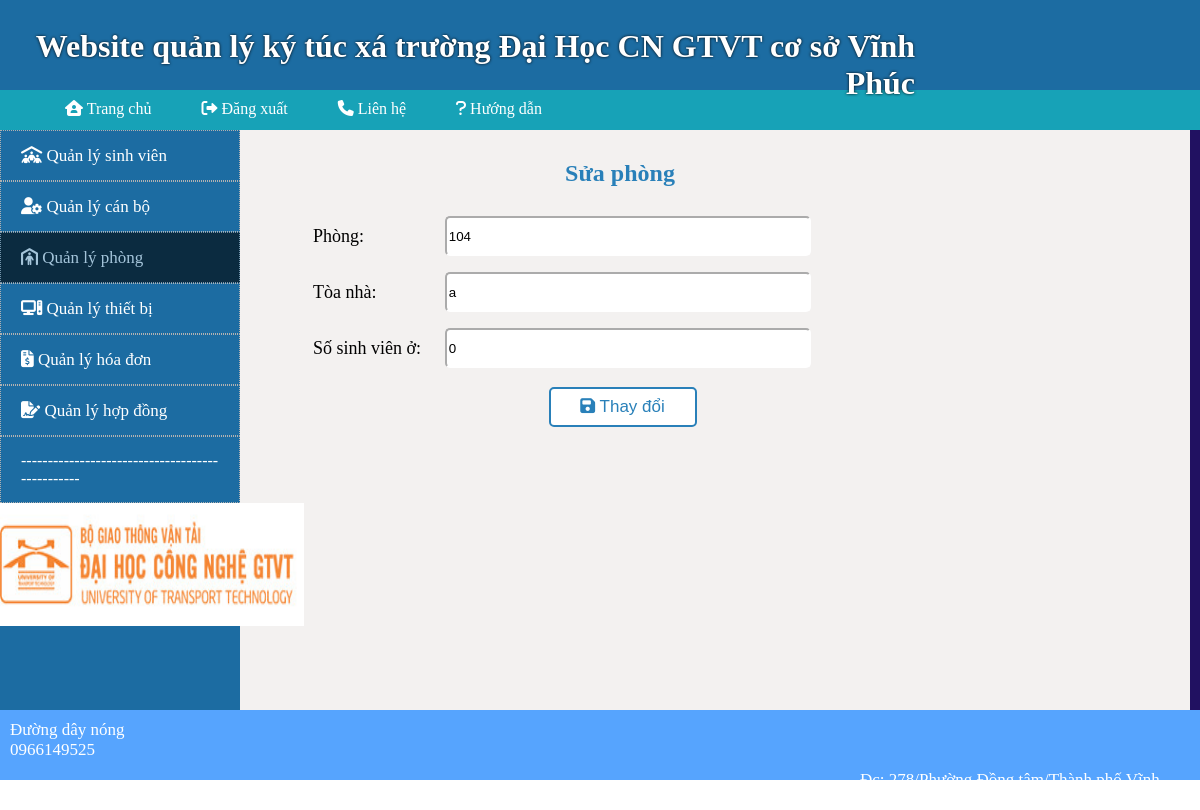
Page /Qlphong/Sua_phong/104/a (signed in) on the committed database.
### tables this page shows
CREATE TABLE `phong` (
  `phong` int(11) NOT NULL,
  `toanha` varchar(50) NOT NULL,
  `sosvo` int(11) NOT NULL
);

### MVC/Core/Controller.php (called while the page is built, shortened)
<?php
class Controller{
	public function model($model){
		return new $model;
	}
	public function view($view,$data=[]){
        require_once "./MVC/views/".$view.".php";
    }
}
?>

### MVC/Controllers/Qlphong.php (called while the page is built, shortened)
<?php
class Qlphong extends Controller{
    public $tk;
    function __construct()
    {
        $this->tk=$this->model("Model_qlphong");
    }
    function Sua_phong($phg,$tnh){
		$this->view('ViewMaster',[
			'page_find_phong'=>'Suaphong_view',
			'dl'=>$this->tk->phong_tk($phg,$tnh,'')
		]);
	}
}
?>

### MVC/Core/App.php (called while the page is built, shortened)
<?php
class App{
	protected $action="TrangChu";
	function __construct(){
		$arr = $this->urlProcessor();
		if(file_exists("./MVC/Controllers/".$arr[0].".php")){
			$this->controller=$arr[0];
			unset($arr[0]);
		}
		$this->controller = new $this->controller;
		if(isset($arr[1])){
			if(method_exists($this->controller,$arr[1])){
				$this->action = $arr[1];
			}
			unset($arr[1]);
		}
		$this->params=$arr?array_values($arr):[];
		call_user_func_array([$this->controller,$this->action],$this->params);
	}
	function urlProcessor(){
		if(isset($_GET["url"])){
			$url=filter_var(trim($_GET["url"],"/"));
			$url=explode("/", $url);
			return $url;
		}
	}
}
?>

### index.php (called while the page is built, shortened)
<?php
$myApp = new App();
?>

### MVC/Core/ConnectDB.php (called while the page is built, shortened)
<?php
class ConnectDB{
    protected $server = "localhost";
    protected $user = "root";
    protected $password ="";
    function __construct(){
        $this->con = mysqli_connect($this->server,$this->user,$this->password);
    }
}
?>

### MVC/Models/Model_qlphong.php (called while the page is built, shortened)
<?php
class Model_qlphong extends ConnectDB{
    function phong_tk($phg,$tnh,$sosvo){
		$sql = "SELECT * FROM phong
		WHERE phong like '%$phg%' AND toanha like '%$tnh%' AND sosvo like '%$sosvo%'";
		return mysqli_query($this->con,$sql);
	}
}
?>

### MVC/Views/Pages/View_qlphong/Suaphong_view.php (the view, shortened to what this page needs)
<?php
if(isset($data['dl'])){
    $kq=$data['dl'];
    while ($row=mysqli_fetch_array($kq)){
        $phg = $row['phong'];
        $tnh = $row['toanha'];
        $soluongsv = $row['sosvo'];
    }
}
?>
<!DOCTYPE html>
<html lang="en">
<head>
</head>
<body>
    <form method="POST" action="http://localhost/New-MVC/Qlphong/Update_phong">
        <table>
            <caption><h2 style="color: #2980B9;">Sửa phòng</h2></caption>
            <tr>
                <td class="col1">
                    <label>Phòng: </label>
                </td>
                <td class="col2">
                    <input class="input" type="text"  name="txtphong" value="<?php echo (isset($data["phg"]))?$data["phg"]:$phg; ?>"/>
                </td>
            </tr>
            <tr>
                <td class="col1">
                    <label>Tòa nhà: </label>
                </td>
                <td class="col2">
                    <input class="input" type="text" name="txttoanha" value="<?php echo (isset($data["tnh"]))?$data["tnh"]:$tnh; ?>"/>
                </td>
            </tr>
            <tr>
                <td class="col1">
                    <label>Số sinh viên ở: </label>
                </td>
                <td class="col2">
                    <input class="input" type="number" name="txtsosvo" value="<?php echo (isset($data["sosvo"]))?$data["sosvo"]:$soluongsv; ?>"/>
                </td>
            </tr>
			<tr>
                <td colspan="2" class="col3">
                    <button class="submit" type="submit" name="submit_sua"><i class="fa-solid fa-floppy-disk"></i> Thay đổi</button>
                </td>
            </tr>
			<tr>
                <td colspan="2" class="col3">
                </td>
            </tr>
        </table>
    </form>
</body>
</html>

### MVC/Views/ViewMaster.php (style rules this page uses)
* { margin: 0px; }
table { width: 60%; padding-top: 30px; padding-left: 70px; padding-right: 30px; }
.col2 { width: 80%; text-align: left; height: 25px; }
.col1 { width: 20%; text-align: left; height: 25px; color: #0008ff; }
.col3 { width: 100%; text-align: center; padding: 5px 35px; }

### MVC/Views/Pages/View_qlphong/Suaphong_view.php (style rules this page uses)
* { margin: 0px; }
table { width: 80%;padding-top: 20px; padding-left: 70px; padding-right: 30px; }
.col2 { width: 80%; text-align: left; height: 25px; padding: 7px 0px; }
.col1 { width: 20%; text-align: left; height: 25px; color: black; font-size: 18px; }
.col3 { width: 20%; text-align: center; padding: 10px 0px; padding-right: 35px; }
.input { width: 70%; height: 40px; display: inline-block; border-radius: 5px; border-color: white; box-sizing: border-box; }
.submit { width: 148px; height: 40px; background-color: white; color: #2980B9; border: 2px solid; border-radius: 5px; border-color: #2980B9; cursor: pointer; font-size: 17px; }
table caption { padding-top: 20px; }

### rows in the picture
phong: txtphong "104", txttoanha "a", txtsosvo "0"
